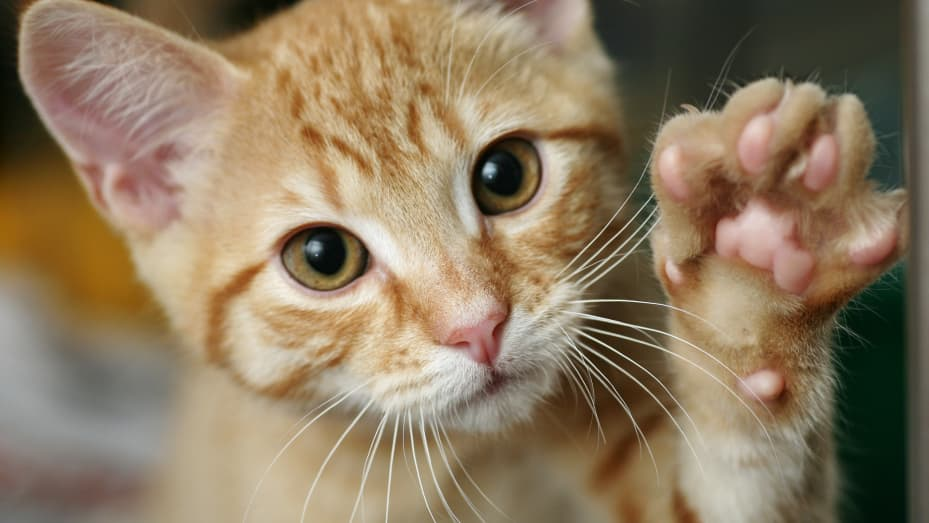
#> input picture catt.jpeg, 929 x 523 px
$ python main.py catt.jpeg
#> lines starting #> are read from the running program, lines starting #| are printed output that depends on the picture
import cv2
import math
import argparse


# variables
ix = -1
iy = -1
x1 = -1
y1 = -1
x2 = -1
y2 = -1
radius = -1
xm = -1
drawing = False
twisting = False
deform = False
rightElipse = False
numofrows = 0
numofcols = 0
imgName = ""

# [145 lines left out: functions makebiLinear, makeQubic, draw_reactangle_with_drag, get_distance, not called in this run]

if __name__ == '__main__':
    parser = argparse.ArgumentParser()

    parser.add_argument("imgName", help = "Prints the supplied argument.")

    args = parser.parse_args()
    imgName = args.imgName

    img = cv2.imread(imgName, cv2.IMREAD_GRAYSCALE)
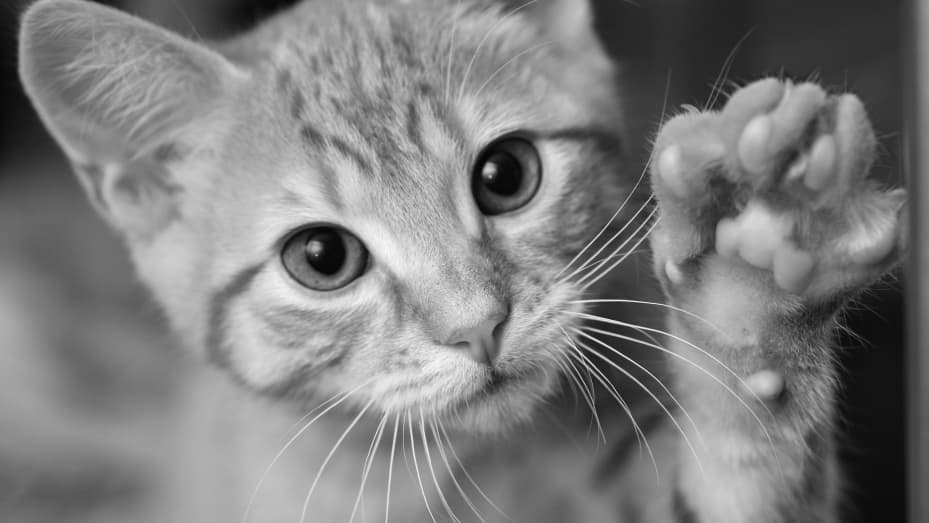
#> img: shape (523, 929); min 0, max 246, mean 125.4
    numofrows, numofcols = img.shape
#> numofrows = 523; numofcols = 929

    cv2.namedWindow(winname="Work Space")
    cv2.setMouseCallback("Work Space", draw_reactangle_with_drag)

    while True:
        cv2.imshow("Work Space", img)
        if cv2.waitKey(10) == 113:
#> (key Esc is pressed here)
            break

    cv2.destroyAllWindows()
